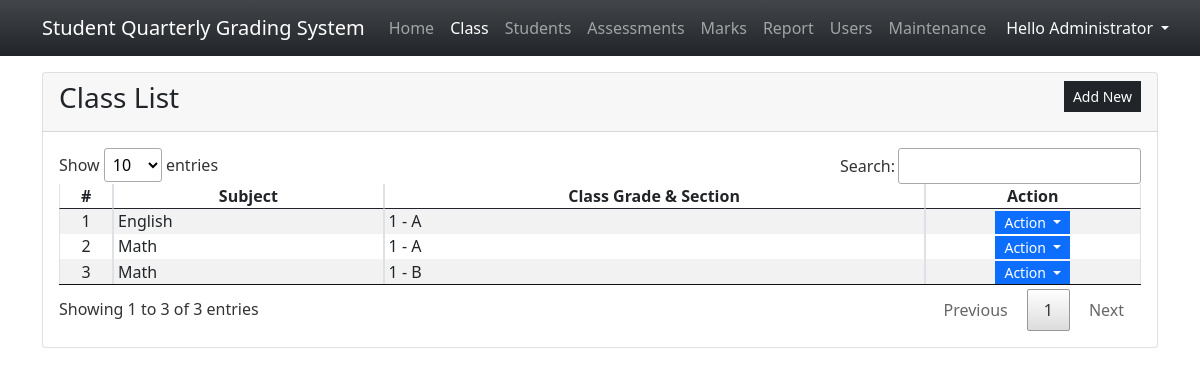
/?page=class (signed in), run on the app's committed database.
### tables this page shows
CREATE TABLE `class_list` (
            `class_id` INTEGER NOT NULL PRIMARY KEY AUTOINCREMENT,
            `subject_id` INTEGER NOT NULL,
            `grade` TEXT NOT NULL,
            `section` TEXT NOT NULL,
            FOREIGN KEY(`subject_id`) REFERENCES `subjects`(`subject_id`) ON DELETE CASCADE
        );

CREATE TABLE `subjects` (
            `subject_id` INTEGER NOT NULL PRIMARY KEY AUTOINCREMENT,
            `name` TEXT NOT NULL
        );

### class.php (the view, shortened to what this page needs)
<div class="card">
    <div class="card-header d-flex justify-content-between">
        <h3 class="card-title">Class List</h3>
        <div class="card-tools align-middle">
            <button class="btn btn-dark btn-sm py-1 rounded-0" type="button" id="create_new">Add New</button>
        </div>
    </div>
    <div class="card-body">
        <table class="table table-hover table-striped table-bordered">
            <colgroup>
                <col width="5%">
                <col width="25%">
                <col width="50%">
                <col width="20%">
            </colgroup>
            <thead>
                <tr>
                    <th class="text-center p-0">#</th>
                    <th class="text-center p-0">Subject</th>
                    <th class="text-center p-0">Class Grade & Section</th>
                    <th class="text-center p-0">Action</th>
                </tr>
            </thead>
            <tbody>
                <?php
                $sql = "SELECT c.*, (c.grade || ' - ' || c.section) as grade_section,s.name FROM `class_list` c inner join `subjects` s on c.subject_id = s.subject_id order by `grade_section` asc";
                $qry = $conn->query($sql);
                $i = 1;
                    while($row = $qry->fetchArray()):
                ?>
                <tr>
                    <td class="text-center p-0"><?php echo $i++; ?></td>
                    <td class="py-0 px-1"><?php echo $row['name'] ?></td>
                    <td class="py-0 px-1"><?php echo $row['grade_section'] ?></td>
                    <td class="text-center py-0 px-1">
                        <div class="btn-group" role="group">
                            <button id="btnGroupDrop1" type="button" class="btn btn-primary dropdown-toggle btn-sm rounded-0 py-0" data-bs-toggle="dropdown" aria-expanded="false">
                            Action
                            </button>
                        </div>
                    </td>
                </tr>
                <?php endwhile; ?>
            </tbody>
        </table>
    </div>
</div>

### index.php (style rules this page uses)
html,body { height:100%; width:100%; }

### data on the page
class_list: subject.name "English", grade_section "1 - A"
class_list: subject.name "Math", grade_section "1 - A"
class_list: subject.name "Math", grade_section "1 - B"

### other printed values
$_SESSION['fullname'] "Administrator"
